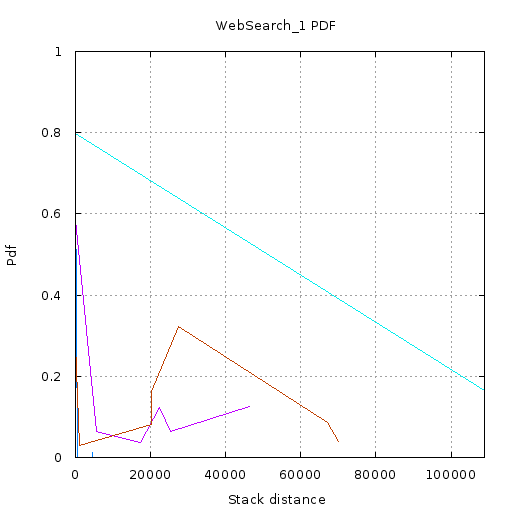

Write the gnuplot code that produced this figure.
set terminal  png size 512,512 font 'Verdana, 10'
set nokey
set title "WebSearch_1 PDF"
set output '//home//cat//Documents//CACHE//Tests//Gists//WebSearch1//PDF//4//pdf.png'
set ylabel "Pdf"
set yrange [0:1]
set xlabel "Stack distance"
set xrange [2.000000:108887.333333]
set grid xtics ytics
plot '//home//cat//Documents//CACHE//Tests//Gists//WebSearch1//PDF//4//0.txt' using 1:2 with lines,\
'//home//cat//Documents//CACHE//Tests//Gists//WebSearch1//PDF//4//1.txt' using 1:2 with lines,\
'//home//cat//Documents//CACHE//Tests//Gists//WebSearch1//PDF//4//2.txt' using 1:2 with lines,\
'//home//cat//Documents//CACHE//Tests//Gists//WebSearch1//PDF//4//3.txt' using 1:2 with lines,\
'//home//cat//Documents//CACHE//Tests//Gists//WebSearch1//PDF//4//4.txt' using 1:2 with lines,\
'//home//cat//Documents//CACHE//Tests//Gists//WebSearch1//PDF//4//5.txt' using 1:2 with lines
